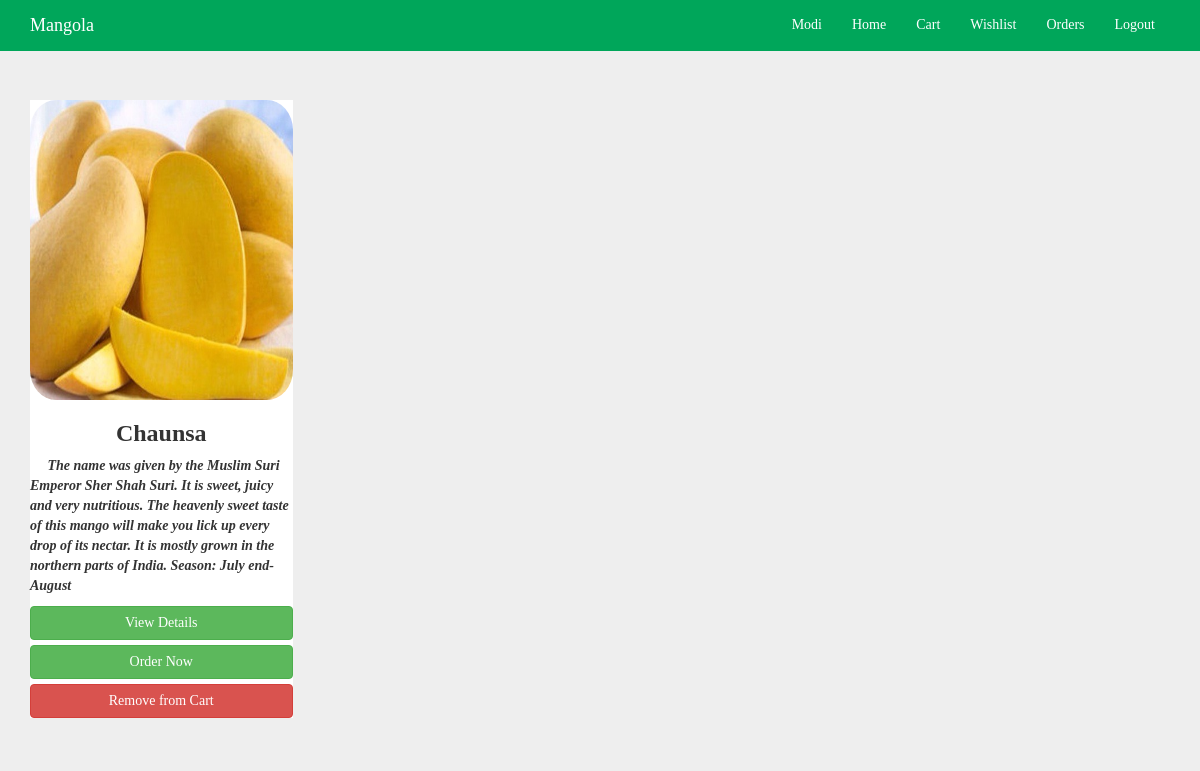
Page /mangola/show_cart_items.php (signed in) on the committed database.
### tables this page shows
CREATE TABLE `cart` (
  `cart_id` int(11) NOT NULL,
  `product_id` int(11) NOT NULL,
  `user_id` int(11) NOT NULL
);

CREATE TABLE `products` (
  `product_id` int(11) NOT NULL,
  `product_name` varchar(255) NOT NULL,
  `product_price` int(255) NOT NULL,
  `product_description` text NOT NULL,
  `product_image` varchar(255) NOT NULL
);

### mangola/show_cart_items.php (the view, shortened to what this page needs)
<?php
  include "includes/dbconnect.php";
?>
<!DOCTYPE html>
<html>
  <?php include "includes/css_header.php";
        include "includes/header_postlogin.php";
   ?>
<body style="background-color: #EEEEEE">
  <div class="container ">
    <div class="row">
      <?php
        $user_id=$_SESSION['user_id'];
        $query="SELECT * FROM `cart` c JOIN `products` p ON c.`product_id`=p.`product_id` WHERE c.`user_id`=$user_id";
        $result=mysqli_query($connection,$query);
        while($row=mysqli_fetch_assoc($result))
        {
          echo '<div class="col-md-3">
                  <div class="product-tab">
                    <img src="images/'.$row['product_image'].'" class="img-size curve-edge">
                    <h3 class="text-center"><b>'.$row['product_name'].'</b></h3>
                    <p class="justify"><b><i> &nbsp&nbsp&nbsp&nbsp '.$row['product_description'].'</i></b></p>
                    <a href="product_description.php?product_id='.$row['product_id'].'" class="btn btn-block btn-success" >View Details </a>
                    <a href="add_to_order.php?product_id='.$row['product_id'].'" class="btn btn-block btn-success" >Order Now </a>
                    <a href="delete_from_cart.php?product_id='.$row['product_id'].'" class="btn btn-block btn-danger" >Remove from Cart </a>
                  </div>
                </div>';
        }
?>

### mangola/css/style.css (style rules this page uses)
body { padding-top: 100px; font-family: "Comic Sans MS"; background-color: #EEEEEE; }
.curve-edge { border-radius: 10% }
.img-size { width: 100%; height: 300px; }
.product-tab { background-color: #FFF; width: 100%; padding: 0px; margin-bottom: 25px; }
.text-center { text-align: center; }

### rows in the picture
cart: product.product_image (picture), product.product_name "Chaunsa", product.product_description "The name was given by the Muslim Suri Emperor Sher Shah Suri. It is sweet, juicy and very nutritious. The heavenly sweet taste of this mango will make you lick up every drop of its nectar. It is mostly grown in the northern parts of India. Season: July end-August"

### other values in the picture
$_SESSION['name'] "Modi"
